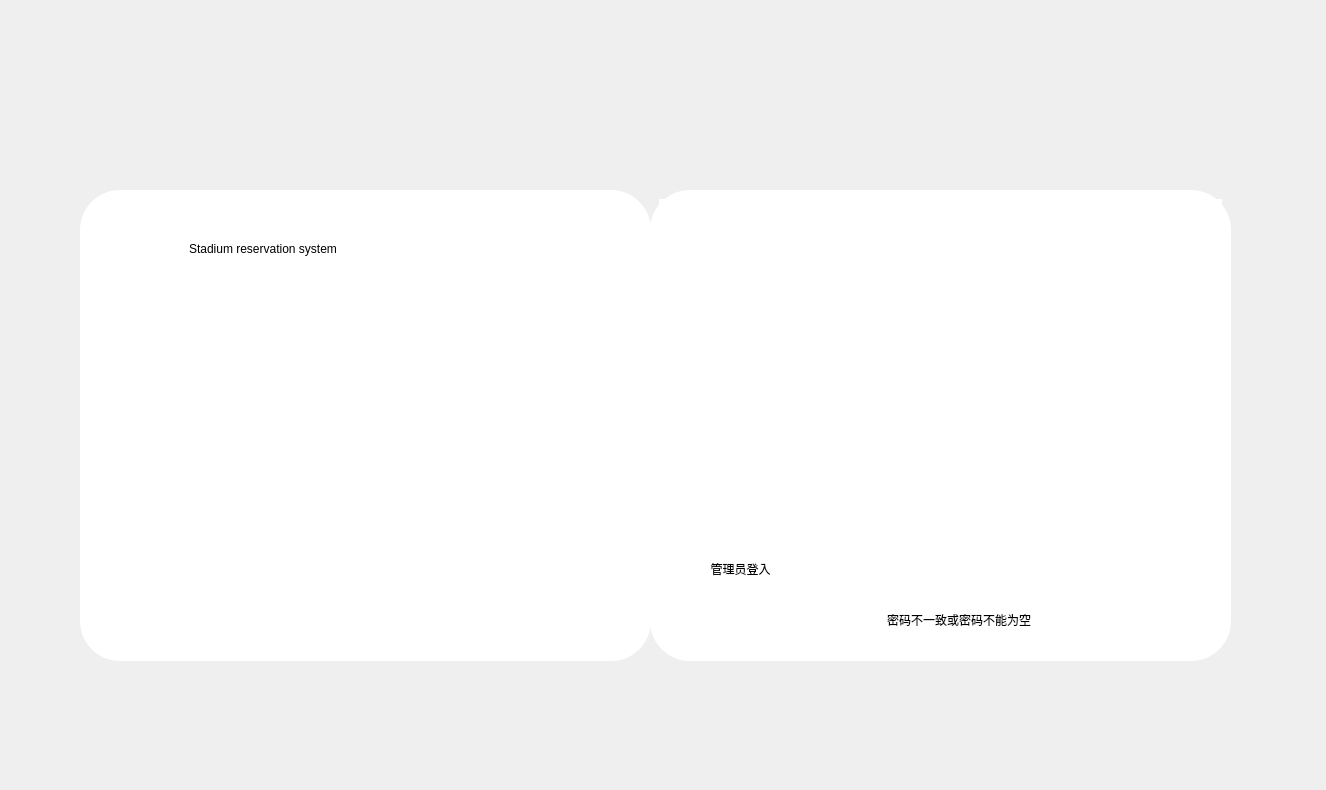
<?xml version="1.0" encoding="UTF-8"?>
<ui version="4.0">
 <class>MainWindow</class>
 <widget class="QMainWindow" name="MainWindow">
  <property name="geometry">
   <rect>
    <x>0</x>
    <y>0</y>
    <width>1326</width>
    <height>790</height>
   </rect>
  </property>
  <property name="minimumSize">
   <size>
    <width>301</width>
    <height>371</height>
   </size>
  </property>
  <property name="windowTitle">
   <string>MainWindow</string>
  </property>
  <widget class="QWidget" name="centralwidget">
   <widget class="QFrame" name="frame_2">
    <property name="geometry">
     <rect>
      <x>650</x>
      <y>190</y>
      <width>581</width>
      <height>471</height>
     </rect>
    </property>
    <property name="styleSheet">
     <string notr="true">background-color: qlineargradient(spread:pad, x1:0, y1:0, x2:1, y2:1, stop:0 rgba(255, 255, 255, 255), stop:1 rgba(255, 255, 255, 255));

border-radius:40px;</string>
    </property>
    <property name="frameShape">
     <enum>QFrame::StyledPanel</enum>
    </property>
    <property name="frameShadow">
     <enum>QFrame::Raised</enum>
    </property>
    <layout class="QVBoxLayout" name="verticalLayout_2">
     <item>
      <widget class="QFrame" name="admin_info">
       <property name="sizePolicy">
        <sizepolicy hsizetype="Preferred" vsizetype="Expanding">
         <horstretch>0</horstretch>
         <verstretch>1</verstretch>
        </sizepolicy>
       </property>
       <property name="styleSheet">
        <string notr="true">QPushButton:pressed{
	border-image: url(:/icon/icon/退出,出.png);
}
QPushButton:hover{
	padding-top：5px;
	padding-left:5px;
}</string>
       </property>
       <property name="frameShape">
        <enum>QFrame::StyledPanel</enum>
       </property>
       <property name="frameShadow">
        <enum>QFrame::Raised</enum>
       </property>
      </widget>
     </item>
     <item>
      <widget class="QFrame" name="frame_10">
       <property name="sizePolicy">
        <sizepolicy hsizetype="Preferred" vsizetype="Expanding">
         <horstretch>0</horstretch>
         <verstretch>5</verstretch>
        </sizepolicy>
       </property>
       <property name="frameShape">
        <enum>QFrame::StyledPanel</enum>
       </property>
       <property name="frameShadow">
        <enum>QFrame::Raised</enum>
       </property>
       <layout class="QVBoxLayout" name="verticalLayout_4">
        <property name="spacing">
         <number>0</number>
        </property>
        <property name="leftMargin">
         <number>0</number>
        </property>
        <property name="topMargin">
         <number>0</number>
        </property>
        <property name="rightMargin">
         <number>0</number>
        </property>
        <property name="bottomMargin">
         <number>0</number>
        </property>
        <item>
         <widget class="QStackedWidget" name="stackedWidget">
          <property name="styleSheet">
           <string notr="true">QLineEdit{
	background-color: rgba(255, 255, 255, 0);
	border-bottom: 1px solid black
}
QPushButton:pressed{
	padding-top:5px;
	padding-left:5px;
}</string>
          </property>
          <property name="currentIndex">
           <number>2</number>
          </property>
          <widget class="QWidget" name="page_login">
           <layout class="QVBoxLayout" name="verticalLayout_6">
            <item>
             <widget class="QLineEdit" name="lineEdit_login_phone">
              <property name="minimumSize">
               <size>
                <width>0</width>
                <height>50</height>
               </size>
              </property>
              <property name="placeholderText">
               <string>Phone number</string>
              </property>
             </widget>
            </item>
            <item>
             <widget class="QLineEdit" name="lineEdit_login_passwd">
              <property name="minimumSize">
               <size>
                <width>0</width>
                <height>50</height>
               </size>
              </property>
              <property name="styleSheet">
               <string notr="true"/>
              </property>
              <property name="text">
               <string/>
              </property>
              <property name="echoMode">
               <enum>QLineEdit::Password</enum>
              </property>
              <property name="placeholderText">
               <string>Password</string>
              </property>
             </widget>
            </item>
            <item>
             <widget class="QPushButton" name="pushButton_3">
              <property name="styleSheet">
               <string notr="true">font: 12pt &quot;Algerian&quot;;</string>
              </property>
              <property name="text">
               <string>确认</string>
              </property>
             </widget>
            </item>
           </layout>
          </widget>
          <widget class="QWidget" name="page_register">
           <layout class="QVBoxLayout" name="verticalLayout_5">
            <item>
             <widget class="QLineEdit" name="lineEdit_register_phone">
              <property name="placeholderText">
               <string>Phone number</string>
              </property>
             </widget>
            </item>
            <item>
             <widget class="QLineEdit" name="lineEdit_register_passwd">
              <property name="echoMode">
               <enum>QLineEdit::Password</enum>
              </property>
              <property name="placeholderText">
               <string>Password</string>
              </property>
             </widget>
            </item>
            <item>
             <widget class="QLineEdit" name="lineEdit_register_passwd2">
              <property name="echoMode">
               <enum>QLineEdit::Password</enum>
              </property>
              <property name="placeholderText">
               <string>Sure Password</string>
              </property>
             </widget>
            </item>
            <item>
             <widget class="QPushButton" name="pushButton_4">
              <property name="styleSheet">
               <string notr="true">font: 10pt &quot;Algerian&quot;;</string>
              </property>
              <property name="text">
               <string>注册</string>
              </property>
             </widget>
            </item>
           </layout>
          </widget>
          <widget class="QWidget" name="page_7">
           <widget class="QPlainTextEdit" name="plainTextEdit">
            <property name="geometry">
             <rect>
              <x>0</x>
              <y>20</y>
              <width>541</width>
              <height>211</height>
             </rect>
            </property>
            <property name="readOnly">
             <bool>true</bool>
            </property>
           </widget>
          </widget>
          <widget class="QWidget" name="page_5">
           <layout class="QVBoxLayout" name="verticalLayout_7">
            <item>
             <widget class="QLineEdit" name="lineEdit_login_phone_2">
              <property name="minimumSize">
               <size>
                <width>0</width>
                <height>50</height>
               </size>
              </property>
              <property name="placeholderText">
               <string>admin_Phone number</string>
              </property>
             </widget>
            </item>
            <item>
             <widget class="QLineEdit" name="lineEdit_login_passwd_2">
              <property name="minimumSize">
               <size>
                <width>0</width>
                <height>50</height>
               </size>
              </property>
              <property name="styleSheet">
               <string notr="true"/>
              </property>
              <property name="text">
               <string/>
              </property>
              <property name="echoMode">
               <enum>QLineEdit::Password</enum>
              </property>
              <property name="placeholderText">
               <string>Password</string>
              </property>
             </widget>
            </item>
            <item>
             <widget class="QPushButton" name="pushButton_admin_2">
              <property name="styleSheet">
               <string notr="true">font: 12pt &quot;Algerian&quot;;</string>
              </property>
              <property name="text">
               <string>确认</string>
              </property>
             </widget>
            </item>
           </layout>
          </widget>
         </widget>
        </item>
       </layout>
      </widget>
     </item>
     <item>
      <widget class="QFrame" name="frame_9">
       <property name="sizePolicy">
        <sizepolicy hsizetype="Preferred" vsizetype="Expanding">
         <horstretch>0</horstretch>
         <verstretch>2</verstretch>
        </sizepolicy>
       </property>
       <property name="frameShape">
        <enum>QFrame::StyledPanel</enum>
       </property>
       <property name="frameShadow">
        <enum>QFrame::Raised</enum>
       </property>
       <layout class="QVBoxLayout" name="verticalLayout_3">
        <item>
         <widget class="QFrame" name="frame_13">
          <property name="styleSheet">
           <string notr="true">QPushButton{
	border:none;
}
QPushButton:pressed{
	padding-top：5px;
	padding-left:5px;
}</string>
          </property>
          <property name="frameShape">
           <enum>QFrame::StyledPanel</enum>
          </property>
          <property name="frameShadow">
           <enum>QFrame::Raised</enum>
          </property>
          <layout class="QHBoxLayout" name="horizontalLayout_6">
           <item>
            <widget class="QPushButton" name="pushButton_admin">
             <property name="text">
              <string>管理员登入</string>
             </property>
            </widget>
           </item>
           <item>
            <widget class="QPushButton" name="pushButton_login">
             <property name="text">
              <string/>
             </property>
             <property name="icon">
              <iconset resource="ress.qrc">
               <normaloff>:/icon/icon/登录.png</normaloff>:/icon/icon/登录.png</iconset>
             </property>
            </widget>
           </item>
           <item>
            <widget class="QPushButton" name="pushButton_exit">
             <property name="text">
              <string/>
             </property>
             <property name="icon">
              <iconset resource="ress.qrc">
               <normaloff>:/icon/icon/退出,出.png</normaloff>:/icon/icon/退出,出.png</iconset>
             </property>
            </widget>
           </item>
           <item>
            <widget class="QPushButton" name="pushButton_register">
             <property name="text">
              <string/>
             </property>
             <property name="icon">
              <iconset resource="ress.qrc">
               <normaloff>:/icon/icon/注册.png</normaloff>:/icon/icon/注册.png</iconset>
             </property>
            </widget>
           </item>
          </layout>
         </widget>
        </item>
        <item>
         <widget class="QFrame" name="frame_14">
          <property name="frameShape">
           <enum>QFrame::StyledPanel</enum>
          </property>
          <property name="frameShadow">
           <enum>QFrame::Raised</enum>
          </property>
          <layout class="QHBoxLayout" name="horizontalLayout_4">
           <item>
            <widget class="QStackedWidget" name="stackedWidget_2">
             <property name="currentIndex">
              <number>1</number>
             </property>
             <widget class="QWidget" name="page"/>
             <widget class="QWidget" name="page_4">
              <widget class="QLabel" name="label_4">
               <property name="geometry">
                <rect>
                 <x>210</x>
                 <y>10</y>
                 <width>171</width>
                 <height>16</height>
                </rect>
               </property>
               <property name="text">
                <string>密码不一致或密码不能为空</string>
               </property>
              </widget>
             </widget>
             <widget class="QWidget" name="page_3">
              <widget class="QLabel" name="label_3">
               <property name="geometry">
                <rect>
                 <x>150</x>
                 <y>0</y>
                 <width>171</width>
                 <height>31</height>
                </rect>
               </property>
               <property name="text">
                <string>注册成功，请返回登录界面</string>
               </property>
              </widget>
             </widget>
             <widget class="QWidget" name="page_2">
              <widget class="QLabel" name="label_2">
               <property name="geometry">
                <rect>
                 <x>200</x>
                 <y>10</y>
                 <width>131</width>
                 <height>16</height>
                </rect>
               </property>
               <property name="text">
                <string>账号密码错误</string>
               </property>
              </widget>
             </widget>
             <widget class="QWidget" name="page_6">
              <widget class="QLabel" name="label_5">
               <property name="geometry">
                <rect>
                 <x>100</x>
                 <y>1</y>
                 <width>361</width>
                 <height>21</height>
                </rect>
               </property>
               <property name="text">
                <string>账号已存在或手机号必须为11位！</string>
               </property>
              </widget>
             </widget>
            </widget>
           </item>
          </layout>
         </widget>
        </item>
       </layout>
      </widget>
     </item>
    </layout>
   </widget>
   <widget class="QFrame" name="frame">
    <property name="geometry">
     <rect>
      <x>80</x>
      <y>190</y>
      <width>571</width>
      <height>471</height>
     </rect>
    </property>
    <property name="styleSheet">
     <string notr="true">background-color: qlineargradient(spread:pad, x1:0, y1:0, x2:1, y2:1, stop:0 rgba(255, 255, 255, 255), stop:1 rgba(255, 255, 255, 255));

border-radius:40px;</string>
    </property>
    <property name="frameShape">
     <enum>QFrame::StyledPanel</enum>
    </property>
    <property name="frameShadow">
     <enum>QFrame::Raised</enum>
    </property>
    <layout class="QVBoxLayout" name="verticalLayout">
     <item>
      <widget class="QFrame" name="frame_4">
       <property name="sizePolicy">
        <sizepolicy hsizetype="Preferred" vsizetype="Expanding">
         <horstretch>0</horstretch>
         <verstretch>2</verstretch>
        </sizepolicy>
       </property>
       <property name="frameShape">
        <enum>QFrame::StyledPanel</enum>
       </property>
       <property name="frameShadow">
        <enum>QFrame::Raised</enum>
       </property>
       <layout class="QHBoxLayout" name="horizontalLayout">
        <item>
         <widget class="QFrame" name="frame_3">
          <property name="sizePolicy">
           <sizepolicy hsizetype="Expanding" vsizetype="Preferred">
            <horstretch>1</horstretch>
            <verstretch>0</verstretch>
           </sizepolicy>
          </property>
          <property name="styleSheet">
           <string notr="true">border-image: url(:/icon/icon/EC_文档-体育娱乐.png);</string>
          </property>
          <property name="frameShape">
           <enum>QFrame::StyledPanel</enum>
          </property>
          <property name="frameShadow">
           <enum>QFrame::Raised</enum>
          </property>
         </widget>
        </item>
        <item>
         <widget class="QFrame" name="frame_6">
          <property name="sizePolicy">
           <sizepolicy hsizetype="Expanding" vsizetype="Preferred">
            <horstretch>6</horstretch>
            <verstretch>0</verstretch>
           </sizepolicy>
          </property>
          <property name="frameShape">
           <enum>QFrame::StyledPanel</enum>
          </property>
          <property name="frameShadow">
           <enum>QFrame::Raised</enum>
          </property>
          <layout class="QHBoxLayout" name="horizontalLayout_2">
           <item>
            <widget class="QLabel" name="label">
             <property name="styleSheet">
              <string notr="true">font: 87 12pt &quot;Arial Black&quot;;
</string>
             </property>
             <property name="text">
              <string>Stadium reservation system</string>
             </property>
            </widget>
           </item>
          </layout>
         </widget>
        </item>
       </layout>
      </widget>
     </item>
     <item>
      <widget class="QFrame" name="frame_5">
       <property name="sizePolicy">
        <sizepolicy hsizetype="Preferred" vsizetype="Expanding">
         <horstretch>0</horstretch>
         <verstretch>7</verstretch>
        </sizepolicy>
       </property>
       <property name="frameShape">
        <enum>QFrame::StyledPanel</enum>
       </property>
       <property name="frameShadow">
        <enum>QFrame::Raised</enum>
       </property>
       <layout class="QHBoxLayout" name="horizontalLayout_3">
        <item>
         <widget class="QFrame" name="frame_7">
          <property name="styleSheet">
           <string notr="true">border-image: url(:/icon/icon/体育锻炼.png);</string>
          </property>
          <property name="frameShape">
           <enum>QFrame::StyledPanel</enum>
          </property>
          <property name="frameShadow">
           <enum>QFrame::Raised</enum>
          </property>
         </widget>
        </item>
       </layout>
      </widget>
     </item>
    </layout>
   </widget>
  </widget>
 </widget>
 <resources>
  <include location="ress.qrc"/>
 </resources>
 <connections>
  <connection>
   <sender>pushButton_exit</sender>
   <signal>clicked()</signal>
   <receiver>MainWindow</receiver>
   <slot>close()</slot>
   <hints>
    <hint type="sourcelabel">
     <x>932</x>
     <y>569</y>
    </hint>
    <hint type="destinationlabel">
     <x>1006</x>
     <y>720</y>
    </hint>
   </hints>
  </connection>
 </connections>
</ui>
